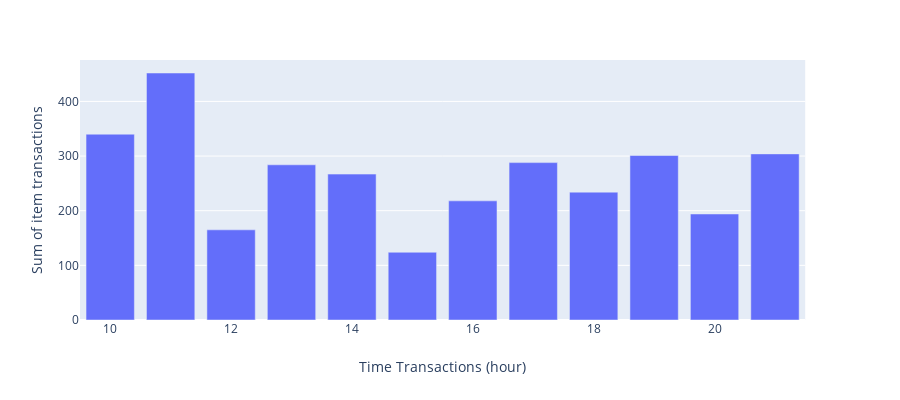

Write notebook code for a chart like this one.
### Code cell
fig = px.bar(peak, x='hour', y='sumitem',
             #hover_data=['Type Burger'], color='Type Burger',
             labels={'hour':'Time Transactions (hour)','sumitem':'Sum of item transactions'}, height=400)
fig.show()

### Figure 1 — Plotly figure (JSON) as saved in the notebook; plotly's stock layout.template omitted (floating-point values rounded to 4 significant figures)
{"data": [{"alignmentgroup": "True", "hoverlabel": {"namelength": 0}, "hovertemplate": "Time Transactions (hour)=%{x}<br>Sum of item transactions=%{y}", "legendgroup": "", "marker": {"color": "#636efa"}, "name": "", "offsetgroup": "", "orientation": "v", "showlegend": false, "textposition": "auto", "type": "bar", "x": ["11", "10", "21", "19", "17", "13", "14", "18", "16", "20", "12", "15"], "xaxis": "x", "y": [452, 340, 304, 301, 288, 284, 267, 234, 218, 194, 165, 124], "yaxis": "y"}], "layout": {"barmode": "relative", "height": 400, "legend": {"tracegroupgap": 0}, "margin": {"t": 60}, "xaxis": {"anchor": "y", "domain": [0, 0.98], "title": {"text": "Time Transactions (hour)"}}, "yaxis": {"anchor": "x", "domain": [0, 1], "title": {"text": "Sum of item transactions"}}}}
